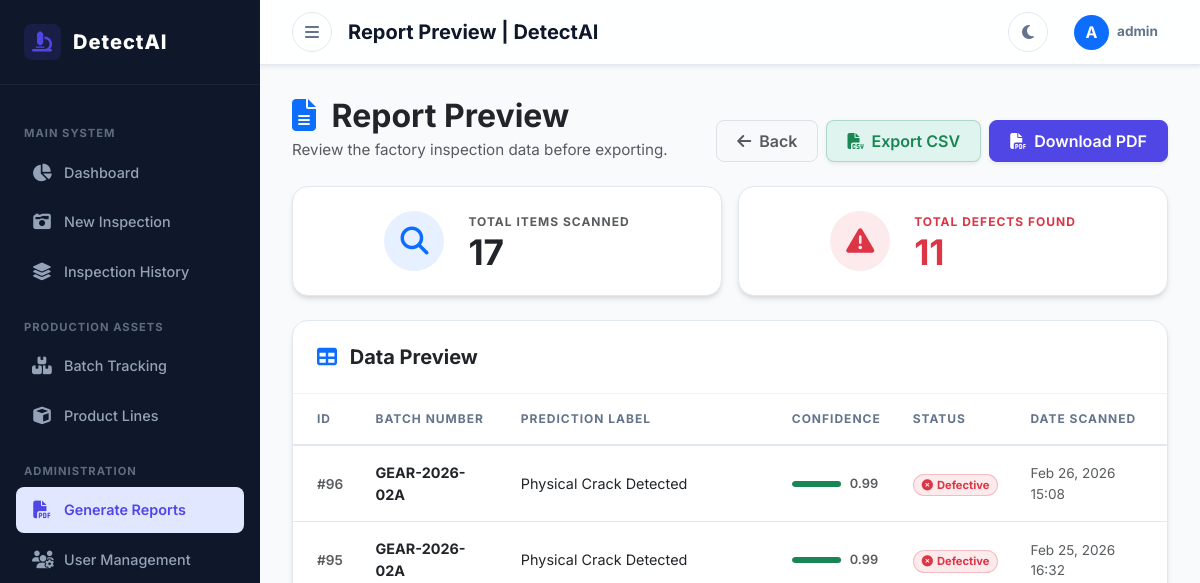
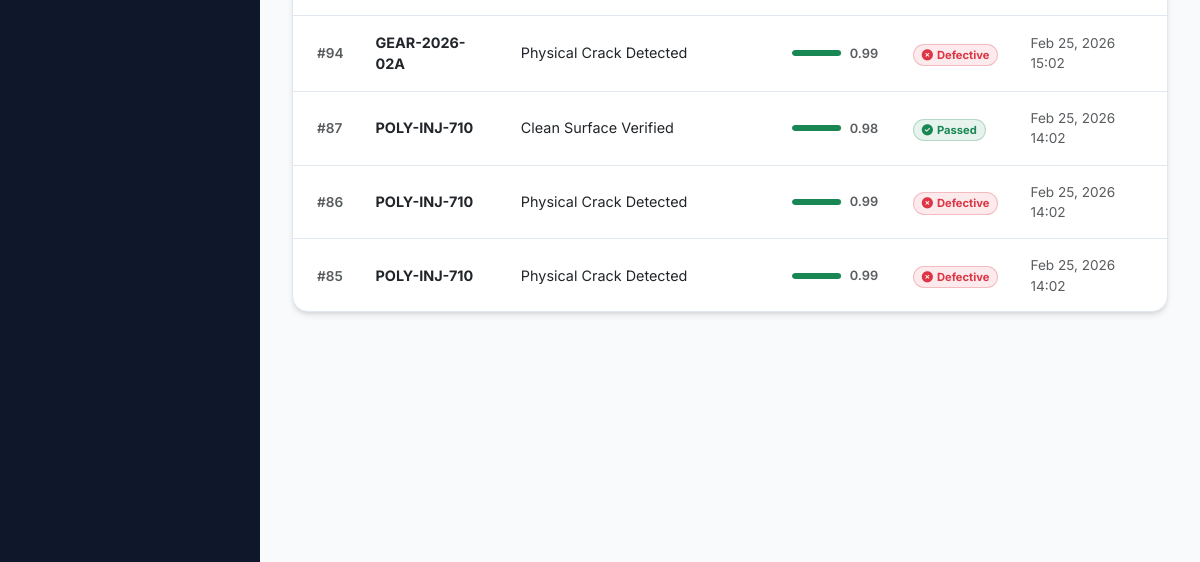
The page /inspections/report-preview/ (signed in, upper part) on the database as committed earlier (2 pictures, top to bottom).
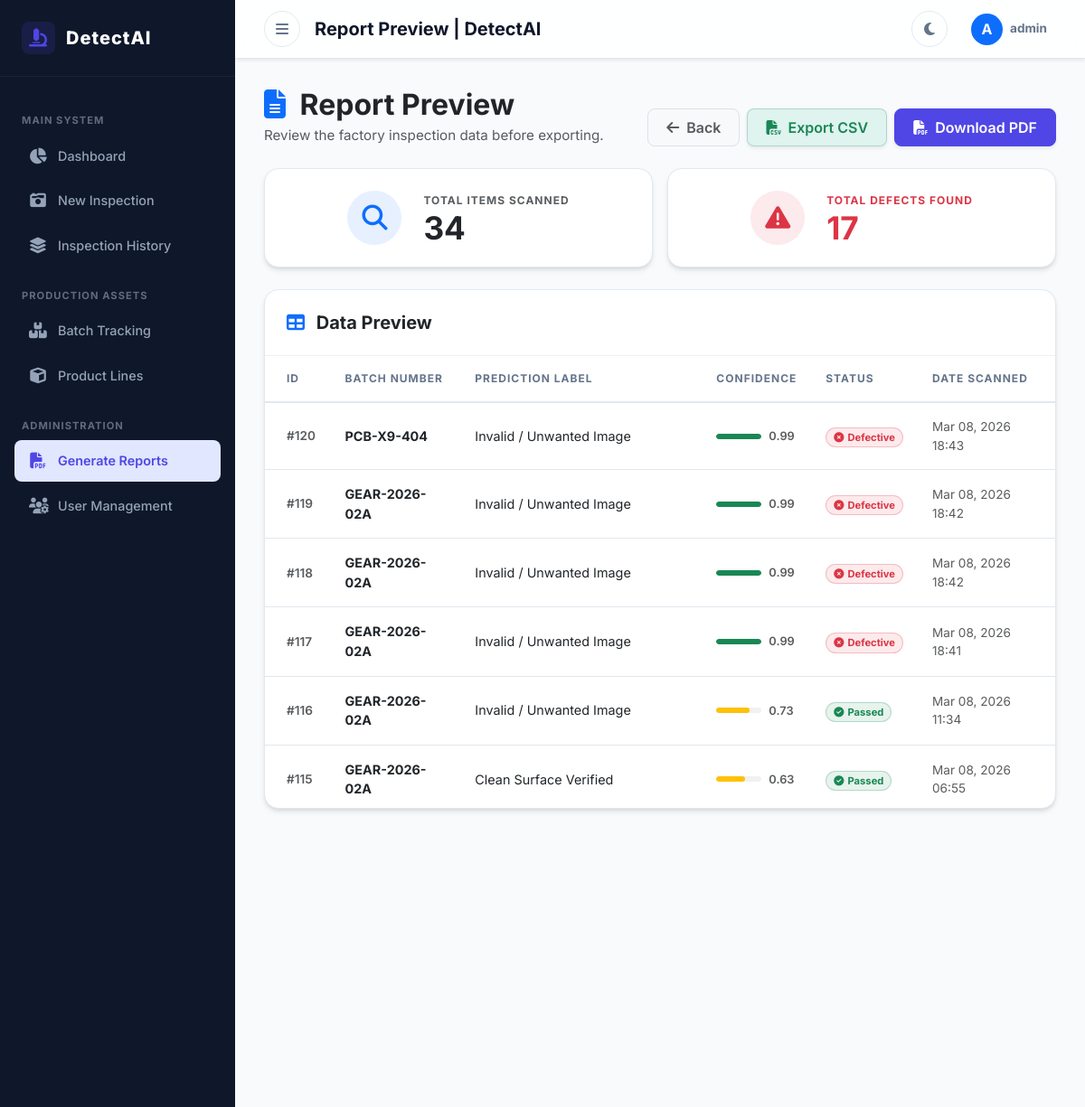
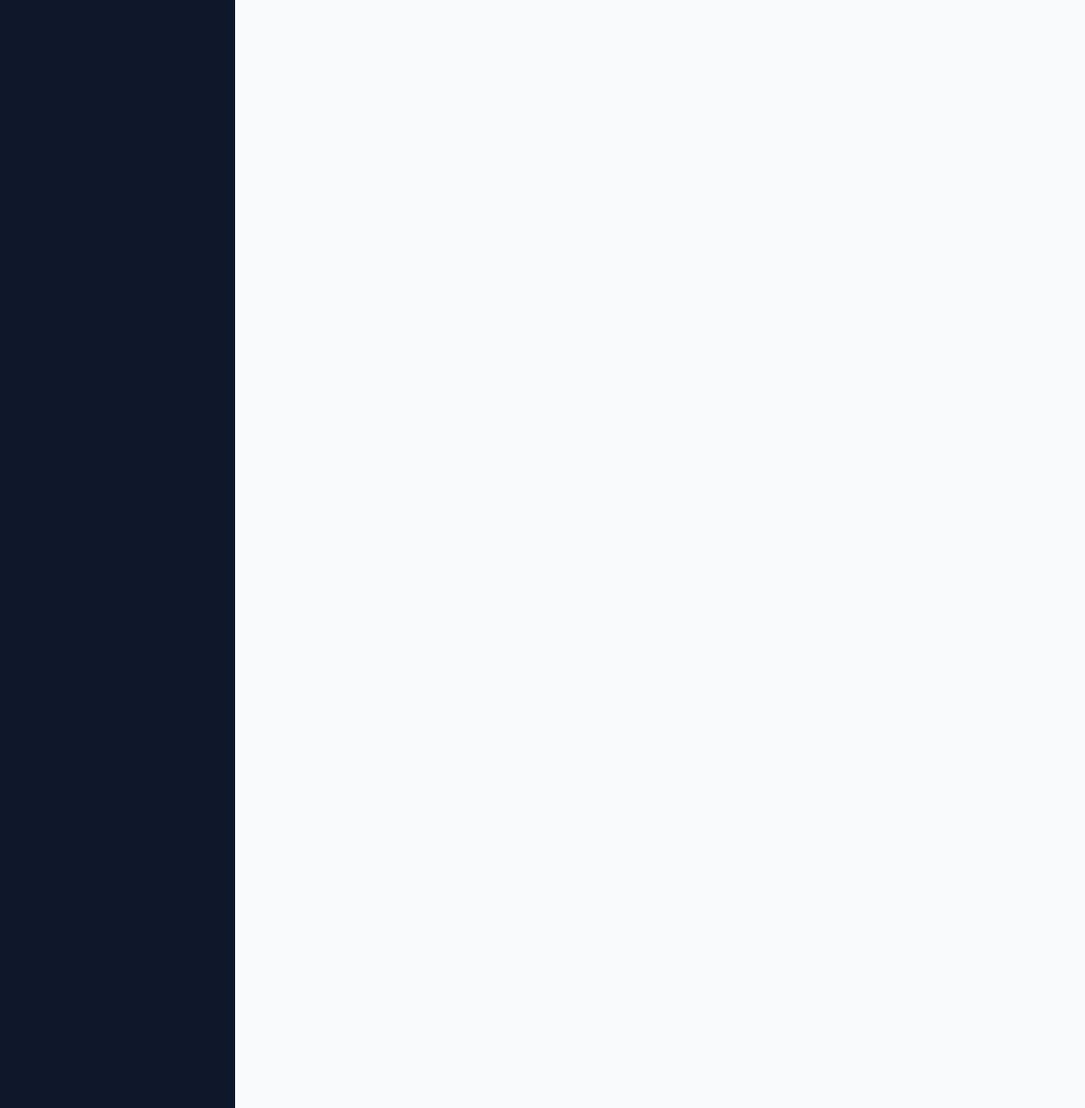
The same page on the database as committed later (2 pictures, top to bottom).
### inspections/models.py (models this page shows, shortened)
class Inspection(models.Model):
    STATUS_CHOICES = (
        ('Pending', 'Pending'),
        ('Defective', 'Defective'),
        ('Non-Defective', 'Non-Defective'),
    )
    batch = models.ForeignKey(Batch, on_delete=models.CASCADE, related_name='inspections')
    uploaded_by = models.ForeignKey(settings.AUTH_USER_MODEL, on_delete=models.DO_NOTHING)
    assigned_to = models.ForeignKey(settings.AUTH_USER_MODEL, on_delete=models.SET_NULL, null=True, blank=True, related_name='assigned_inspections')
    image = models.ImageField(upload_to='inspection_images/')
    prediction_label = models.CharField(max_length=100, blank=True, null=True)
    confidence_score = models.FloatField(blank=True, null=True)
    raw_prediction_json = models.TextField(blank=True, null=True)
    status = models.CharField(max_length=20, choices=STATUS_CHOICES, default='Pending')
    is_training_data = models.BooleanField(default=False, help_text="Marked as High-Value Training Data")
    is_manually_verified = models.BooleanField(default=False, help_text="Verified by Human Admin")
    timestamp = models.DateTimeField(auto_now_add=True)

### core_inventory/models.py (models this page shows, shortened)
class Batch(models.Model):
    STATUS_CHOICES = [
        ('Active', 'Active'),
        ('Paused', 'Paused'),
        ('Completed', 'Completed'),
    ]
    product = models.ForeignKey(Product, on_delete=models.CASCADE, related_name='batches')
    batch_number = models.CharField(max_length=100, unique=True)
    manufacture_date = models.DateField(default=timezone.now)
    quantity = models.PositiveIntegerField()
    status = models.CharField(max_length=20, choices=STATUS_CHOICES, default='Active')
    inspector_notes = models.TextField(blank=True)
    inspector_instructions = models.TextField(blank=True)

### inspections/views.py (the view)
# urls.py: path('report-preview/', views.report_preview, name='report_preview'),
@login_required
def report_preview(request):
    inspections = Inspection.objects.all().order_by('-timestamp')
    total = inspections.count()
    defective = inspections.filter(status='Defective').count()
    context = {
        'inspections': inspections,
        'total_scanned': total,
        'total_defective': defective,
    }
    return render(request, 'inspections/report_preview.html', context)

### templates/inspections/report_preview.html (shortened to what the changed rows need)
{% extends 'base.html' %}
{% block content %}
<div class="container-fluid px-0">
    <div class="mb-4 d-flex justify-content-between align-items-end flex-wrap gap-3">
        <div>
            <h2 class="fw-bold text-dark mb-1">
                <i class="fas fa-file-alt text-primary me-2"></i> Report Preview
            </h2>
        </div>
    </div>
    <div class="row g-3 mb-4">
        <div class="col-md-6">
            <div class="card shadow-sm border-0 rounded-4 h-100 bg-light bg-opacity-50">
                <div class="card-body p-4 d-flex align-items-center justify-content-center gap-4">
                    <div>
                        <div class="text-muted fw-bold text-uppercase mb-1" style="font-size: 0.75rem; letter-spacing: 1px;">Total Items Scanned</div>
                        <div class="fw-bold text-dark mb-0" style="font-size: 2.2rem; line-height: 1;">{{ total_scanned }}</div>
                    </div>
                </div>
            </div>
        </div>
        <div class="col-md-6">
            <div class="card shadow-sm border-0 rounded-4 h-100 bg-light bg-opacity-50">
                <div class="card-body p-4 d-flex align-items-center justify-content-center gap-4">
                    <div>
                        <div class="text-danger fw-bold text-uppercase mb-1" style="font-size: 0.75rem; letter-spacing: 1px;">Total Defects Found</div>
                        <div class="fw-bold text-danger mb-0" style="font-size: 2.2rem; line-height: 1;">{{ total_defective }}</div>
                    </div>
                </div>
            </div>
        </div>
    </div>
    <div class="card shadow-sm border-0 rounded-4 overflow-hidden mb-4">
        <div class="card-body p-0">
            <div class="table-responsive" style="max-height: 500px; overflow-y: auto;">
                <table class="table table-hover align-middle mb-0">
                    <thead class="table-light sticky-top" style="z-index: 1;">
                        <tr>
                            <th scope="col" class="ps-4">ID</th>
                            <th scope="col">Batch Number</th>
                            <th scope="col">Prediction Label</th>
                            <th scope="col">Confidence</th>
                            <th scope="col">Status</th>
                            <th scope="col">Date Scanned</th>
                        </tr>
                    </thead>
                    <tbody>
                        {% for item in inspections %}
                        <tr>
                            <td class="ps-4 text-muted fw-semibold" style="font-size: 0.85rem;">#{{ item.id }}</td>
                            <td class="fw-bold text-dark" style="font-size: 0.9rem;">{{ item.batch.batch_number }}</td>
                            <td class="text-dark" style="font-size: 0.9rem;">{{ item.prediction_label }}</td>
                            <td>
                                <div class="d-flex align-items-center gap-2">
                                    {% with score=item.confidence_score|default:0 %}
                                    <div class="progress bg-secondary bg-opacity-10" style="width: 50px; height: 6px; border-radius: 10px;">
                                        <div class="progress-bar {% if score > 0.8 %}bg-success{% elif score > 0.6 %}bg-warning{% else %}bg-danger{% endif %}"
                                             role="progressbar"
                                             style="width: {% widthratio score 1 100 %}%; border-radius: 10px;">
                                        </div>
                                    </div>
                                    <span class="text-muted fw-semibold" style="font-size: 0.8rem;">{{ score|floatformat:2 }}</span>
                                    {% endwith %}
                                </div>
                            </td>
                            <td>
                                {% if item.status == 'Defective' %}
                                    <span class="badge bg-danger bg-opacity-10 text-danger border border-danger border-opacity-25 px-2 py-1 rounded-pill" style="font-size: 0.7rem;">
                                        <i class="fas fa-circle-xmark me-1"></i>Defective
                                    </span>
                                {% else %}
                                    <span class="badge bg-success bg-opacity-10 text-success border border-success border-opacity-25 px-2 py-1 rounded-pill" style="font-size: 0.7rem;">
                                        <i class="fas fa-circle-check me-1"></i>Passed
                                    </span>
                                {% endif %}
                            </td>
                            <td class="text-muted" style="font-size: 0.85rem;">{{ item.timestamp|date:"M d, Y H:i" }}</td>
                        </tr>
                        {% endfor %}
                    </tbody>
                </table>
            </div>
        </div>
    </div>
</div>
{% endblock %}

Rows that differ between the two databases and show on the page:
no longer on this page (row unchanged): Inspection: id "96", batch.batch_number "GEAR-2026-02A", prediction_label "Physical Crack Detected", confidence_score "0.99", status "Defective" (drawn), timestamp "Feb 26, 2026 15:08"
no longer on this page (row unchanged): Inspection: id "95", batch.batch_number "GEAR-2026-02A", prediction_label "Physical Crack Detected", confidence_score "0.99", status "Defective" (drawn), timestamp "Feb 25, 2026 16:32"
no longer on this page (row unchanged): Inspection: id "94", batch.batch_number "GEAR-2026-02A", prediction_label "Physical Crack Detected", confidence_score "0.99", status "Defective" (drawn), timestamp "Feb 25, 2026 15:02"
no longer on this page (row unchanged): Inspection: id "87", batch.batch_number "POLY-INJ-710", prediction_label "Clean Surface Verified", confidence_score "0.98", status "Non-Defective" (drawn), timestamp "Feb 25, 2026 14:02"
no longer on this page (row unchanged): Inspection: id "86", batch.batch_number "POLY-INJ-710", prediction_label "Physical Crack Detected", confidence_score "0.99", status "Defective" (drawn), timestamp "Feb 25, 2026 14:02"
no longer on this page (row unchanged): Inspection: id "85", batch.batch_number "POLY-INJ-710", prediction_label "Physical Crack Detected", confidence_score "0.99", status "Defective" (drawn), timestamp "Feb 25, 2026 14:02"
added Inspection: id "120", batch.batch_number "PCB-X9-404", prediction_label "Invalid / Unwanted Image", confidence_score "0.99", status "Defective" (drawn), timestamp "Mar 08, 2026 18:43"
added Inspection: id "119", batch.batch_number "GEAR-2026-02A", prediction_label "Invalid / Unwanted Image", confidence_score "0.99", status "Defective" (drawn), timestamp "Mar 08, 2026 18:42"
added Inspection: id "118", batch.batch_number "GEAR-2026-02A", prediction_label "Invalid / Unwanted Image", confidence_score "0.99", status "Defective" (drawn), timestamp "Mar 08, 2026 18:42"
added Inspection: id "117", batch.batch_number "GEAR-2026-02A", prediction_label "Invalid / Unwanted Image", confidence_score "0.99", status "Defective" (drawn), timestamp "Mar 08, 2026 18:41"
added Inspection: id "116", batch.batch_number "GEAR-2026-02A", prediction_label "Invalid / Unwanted Image", confidence_score "0.73", status "Non-Defective" (drawn), timestamp "Mar 08, 2026 11:34"
added Inspection: id "115", batch.batch_number "GEAR-2026-02A", prediction_label "Clean Surface Verified", confidence_score "0.63", status "Non-Defective" (drawn), timestamp "Mar 08, 2026 06:55"
Other text that changed with them:
{{ total_scanned }}: "17" → "34"
{{ total_defective }}: "11" → "17"
